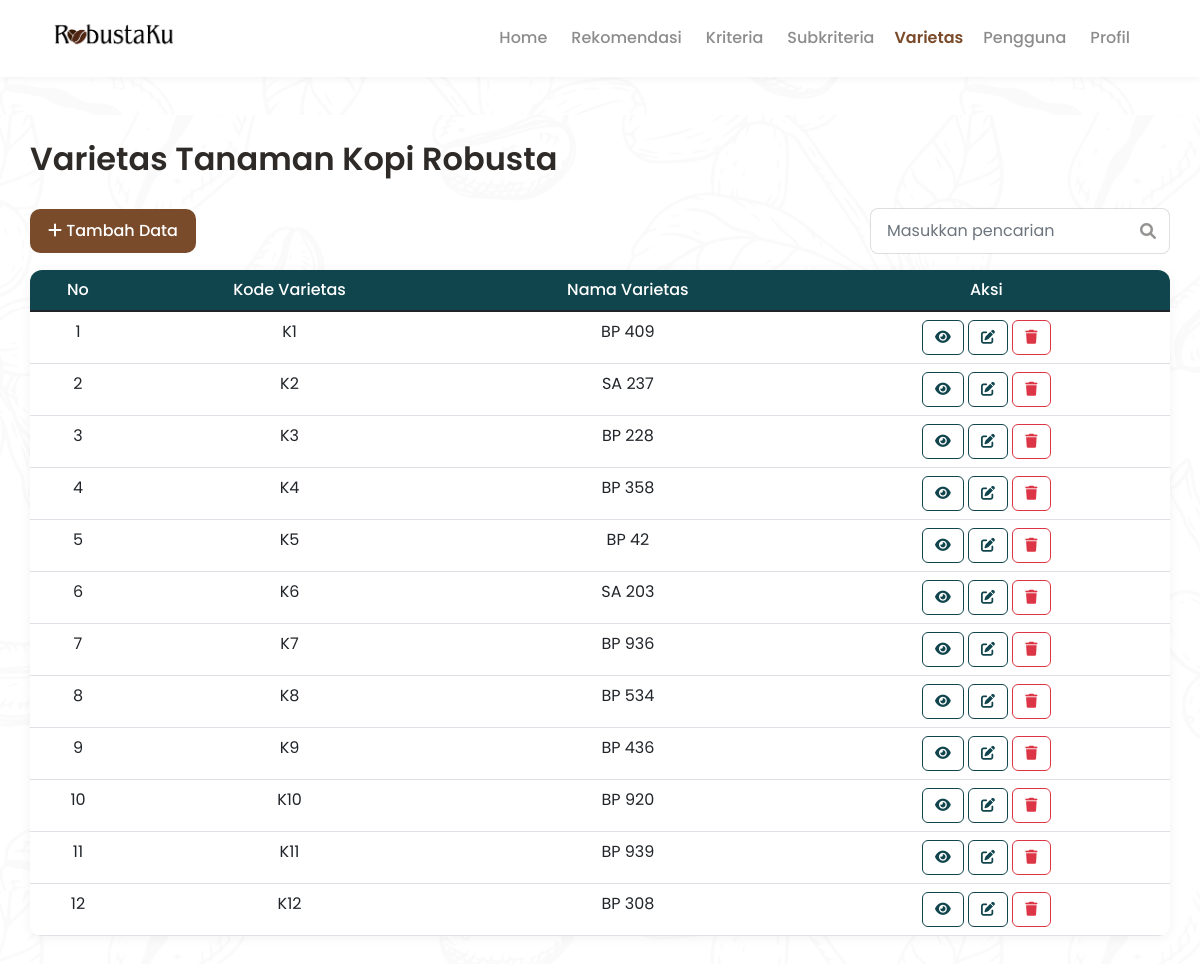
The app's page /varietas.php (signed in), older data.
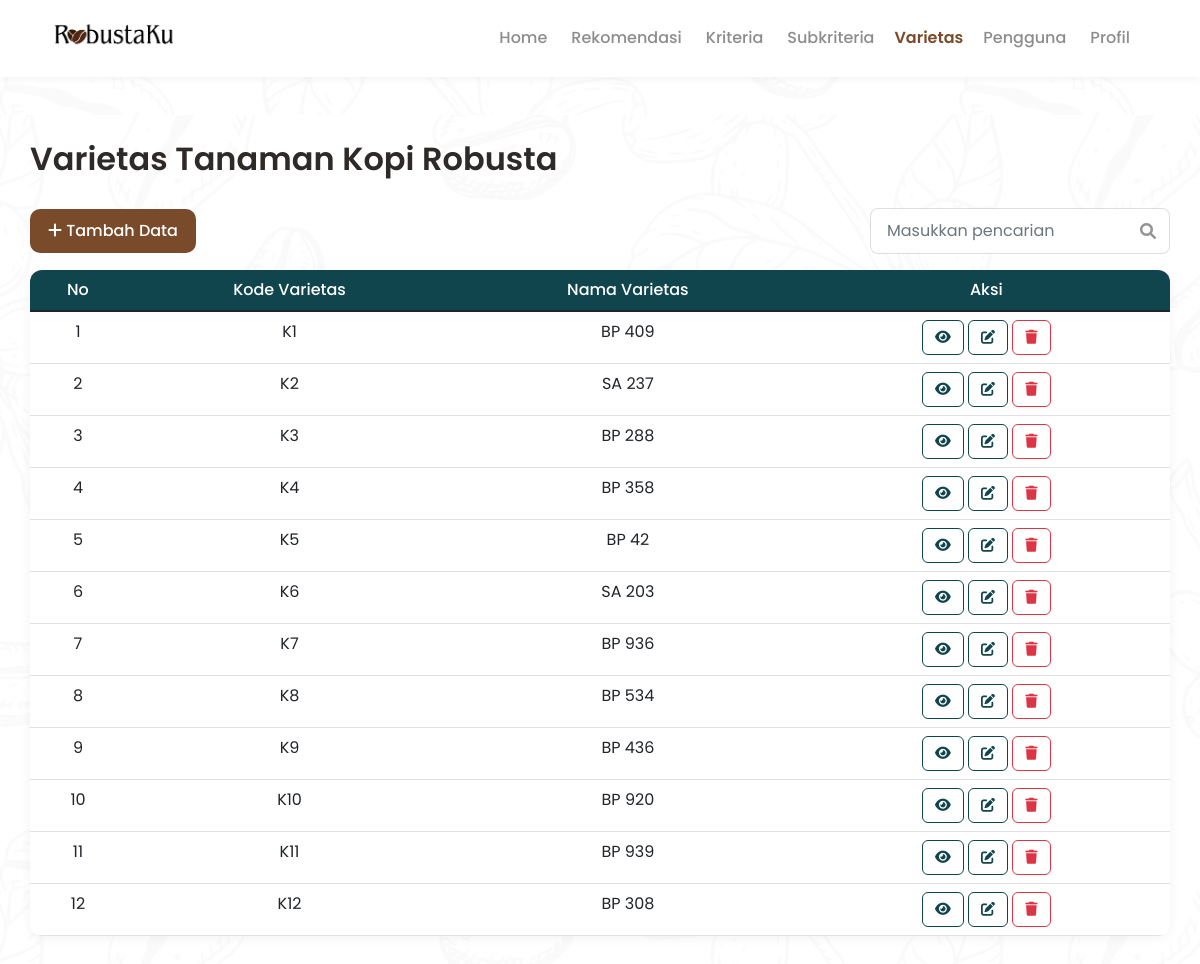
The same page, newer data.
### tables this page shows
CREATE TABLE `varietas` (
  `id_varietas` int(11) NOT NULL,
  `kode_varietas` varchar(20) NOT NULL,
  `nama_varietas` varchar(20) NOT NULL
);

### varietas.php (the view, shortened to what this page needs)
<?php
include "koneksi.php";
$level = $_SESSION['level'];
$query = mysqli_query($koneksi, "SELECT * FROM varietas ORDER BY id_varietas ASC");
?>
<!DOCTYPE html>
<html lang="id">
<head>
    <link href="https://cdn.jsdelivr.net/npm/bootstrap@5.1.3/dist/css/bootstrap.min.css" rel="stylesheet">
    <link rel="stylesheet" href="https://cdnjs.cloudflare.com/ajax/libs/font-awesome/6.0.0/css/all.min.css">
    <link rel="stylesheet" href="css/style.css">
</head>
<body>
    <nav class="navbar navbar-expand-lg navbar-custom">
        <div class="container">
            <div class="brand-wrap">
                <a href="homepage.php"><img src="assets/img/logo_robustaku.png" alt="RobustaKu Logo"></a>
            </div>
            <div class="collapse navbar-collapse justify-content-end" id="navMenu">
                <ul class="navbar-nav align-items-center me-3">
                    <li class="nav-item"><a class="nav-link unactive" href="homepage.php">Home</a></li>
                    <li class="nav-item"><a class="nav-link unactive" href="rekomendasi.php">Rekomendasi</a></li>
                    <?php if ($level == 'admin'): ?>
                    <li class="nav-item"><a class="nav-link unactive" href="kriteria.php">Kriteria</a></li>
                    <li class="nav-item"><a class="nav-link unactive" href="subkriteria.php">Subkriteria</a></li>
                    <li class="nav-item"><a class="nav-link active" href="varietas.php">Varietas</a></li>
                    <li class="nav-item"><a class="nav-link unactive" href="pengguna.php">Pengguna</a></li>
                    <?php endif; ?>
                    <li class="nav-item"><a class="nav-link unactive" href="profil.php">Profil</a></li>
                </ul>
            </div>
        </div>
    </nav>
    <div class="container container-content">
        <h2>Varietas Tanaman Kopi Robusta</h2>
        <div class="d-flex justify-content-between align-items-center mb-3">
            <button class="btn-primary" data-bs-toggle="modal" data-bs-target="#modalTambah">
                <i class="fas fa-plus"></i> Tambah Data
            </button>
            <div class="search-box">
                <input type="text" id="searchInput" class="form-control" placeholder="Masukkan pencarian">
                <i class="fas fa-search"></i>
            </div>
        </div>
        <div class="table-container">
            <table class="table table-hover mb-0" id="dataTable">
                <thead>
                    <tr>
                        <th>No</th>
                        <th>Kode Varietas</th>
                        <th>Nama Varietas</th>
                        <th>Aksi</th>
                    </tr>
                </thead>
                <tbody>
                    <?php
                    $no = 1;
                    while ($data = mysqli_fetch_array($query)) {
                        $id_var = $data['id_varietas'];
                        $query_sub_edit = mysqli_query($koneksi, "SELECT id_subkriteria FROM matriks WHERE id_varietas = '$id_var' ORDER BY id_kriteria ASC");
                        $sub_array = [];
                        while ($sub_row = mysqli_fetch_array($query_sub_edit)) {
                            $sub_array[] = $sub_row['id_subkriteria'];
                        }
                        $sub_json = json_encode($sub_array);
                        echo "<tr>
                                <td>{$no}</td>
                                <td>{$data['kode_varietas']}</td>
                                <td>{$data['nama_varietas']}</td>
                                <td>
                                    <button class='btn-view' onclick='viewData({$data['id_varietas']}, \"{$data['kode_varietas']}\", \"{$data['nama_varietas']}\", {$sub_json})'>
                                        <i class='fas fa-eye'></i>
                                    </button>
                                    <button class='btn-edit' onclick='editData({$data['id_varietas']}, \"{$data['kode_varietas']}\", \"{$data['nama_varietas']}\", {$sub_json})'>
                                        <i class='fas fa-edit'></i>
                                    </button>
                                    <button class='btn-hapus' onclick='hapusData({$data['id_varietas']}, \"{$data['kode_varietas']}\")'>
                                        <i class='fas fa-trash'></i>
                                    </button>
                                </td>
                            </tr>";
                        $no++;
                    }
                    ?>
                </tbody>
            </table>
        </div>
    </div>
    <body class="page-varietas">
    </body>
</body>
</html>

Row changes from the older to the newer data that the page shows:
changed varietas (number 3 of 12 on the later page): nama_varietas "BP 228" → "BP 288"
